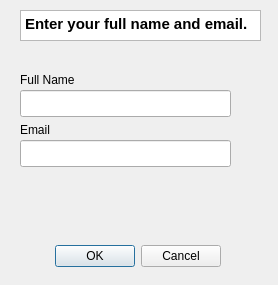
<?xml version="1.0" encoding="UTF-8"?>
<ui version="4.0">
 <class>Dialog</class>
 <widget class="QDialog" name="Dialog">
  <property name="geometry">
   <rect>
    <x>0</x>
    <y>0</y>
    <width>278</width>
    <height>285</height>
   </rect>
  </property>
  <property name="windowTitle">
   <string>Dialog</string>
  </property>
  <widget class="QDialogButtonBox" name="buttonBox">
   <property name="geometry">
    <rect>
     <x>-120</x>
     <y>240</y>
     <width>341</width>
     <height>32</height>
    </rect>
   </property>
   <property name="orientation">
    <enum>Qt::Horizontal</enum>
   </property>
   <property name="standardButtons">
    <set>QDialogButtonBox::Cancel|QDialogButtonBox::Ok</set>
   </property>
  </widget>
  <widget class="QTextBrowser" name="textBrowser">
   <property name="geometry">
    <rect>
     <x>20</x>
     <y>10</y>
     <width>241</width>
     <height>31</height>
    </rect>
   </property>
   <property name="html">
    <string>&lt;!DOCTYPE HTML PUBLIC &quot;-//W3C//DTD HTML 4.0//EN&quot; &quot;http://www.w3.org/TR/REC-html40/strict.dtd&quot;&gt;
&lt;html&gt;&lt;head&gt;&lt;meta name=&quot;qrichtext&quot; content=&quot;1&quot; /&gt;&lt;style type=&quot;text/css&quot;&gt;
p, li { white-space: pre-wrap; }
&lt;/style&gt;&lt;/head&gt;&lt;body style=&quot; font-family:'Cantarell'; font-size:11pt; font-weight:400; font-style:normal;&quot;&gt;
&lt;p style=&quot; margin-top:0px; margin-bottom:0px; margin-left:0px; margin-right:0px; -qt-block-indent:0; text-indent:0px;&quot;&gt;&lt;span style=&quot; font-weight:600;&quot;&gt;Enter your full name and email.&lt;/span&gt;&lt;/p&gt;&lt;/body&gt;&lt;/html&gt;</string>
   </property>
  </widget>
  <widget class="QLineEdit" name="lineEdit">
   <property name="geometry">
    <rect>
     <x>20</x>
     <y>90</y>
     <width>211</width>
     <height>27</height>
    </rect>
   </property>
  </widget>
  <widget class="QLineEdit" name="lineEdit_2">
   <property name="geometry">
    <rect>
     <x>20</x>
     <y>140</y>
     <width>211</width>
     <height>27</height>
    </rect>
   </property>
  </widget>
  <widget class="QLabel" name="label">
   <property name="geometry">
    <rect>
     <x>20</x>
     <y>70</y>
     <width>71</width>
     <height>19</height>
    </rect>
   </property>
   <property name="text">
    <string>Full Name</string>
   </property>
  </widget>
  <widget class="QLabel" name="label_2">
   <property name="geometry">
    <rect>
     <x>20</x>
     <y>120</y>
     <width>41</width>
     <height>19</height>
    </rect>
   </property>
   <property name="text">
    <string>Email</string>
   </property>
  </widget>
 </widget>
 <resources/>
 <connections>
  <connection>
   <sender>buttonBox</sender>
   <signal>accepted()</signal>
   <receiver>Dialog</receiver>
   <slot>accept()</slot>
   <hints>
    <hint type="sourcelabel">
     <x>248</x>
     <y>254</y>
    </hint>
    <hint type="destinationlabel">
     <x>157</x>
     <y>274</y>
    </hint>
   </hints>
  </connection>
  <connection>
   <sender>buttonBox</sender>
   <signal>rejected()</signal>
   <receiver>Dialog</receiver>
   <slot>reject()</slot>
   <hints>
    <hint type="sourcelabel">
     <x>316</x>
     <y>260</y>
    </hint>
    <hint type="destinationlabel">
     <x>286</x>
     <y>274</y>
    </hint>
   </hints>
  </connection>
 </connections>
</ui>
